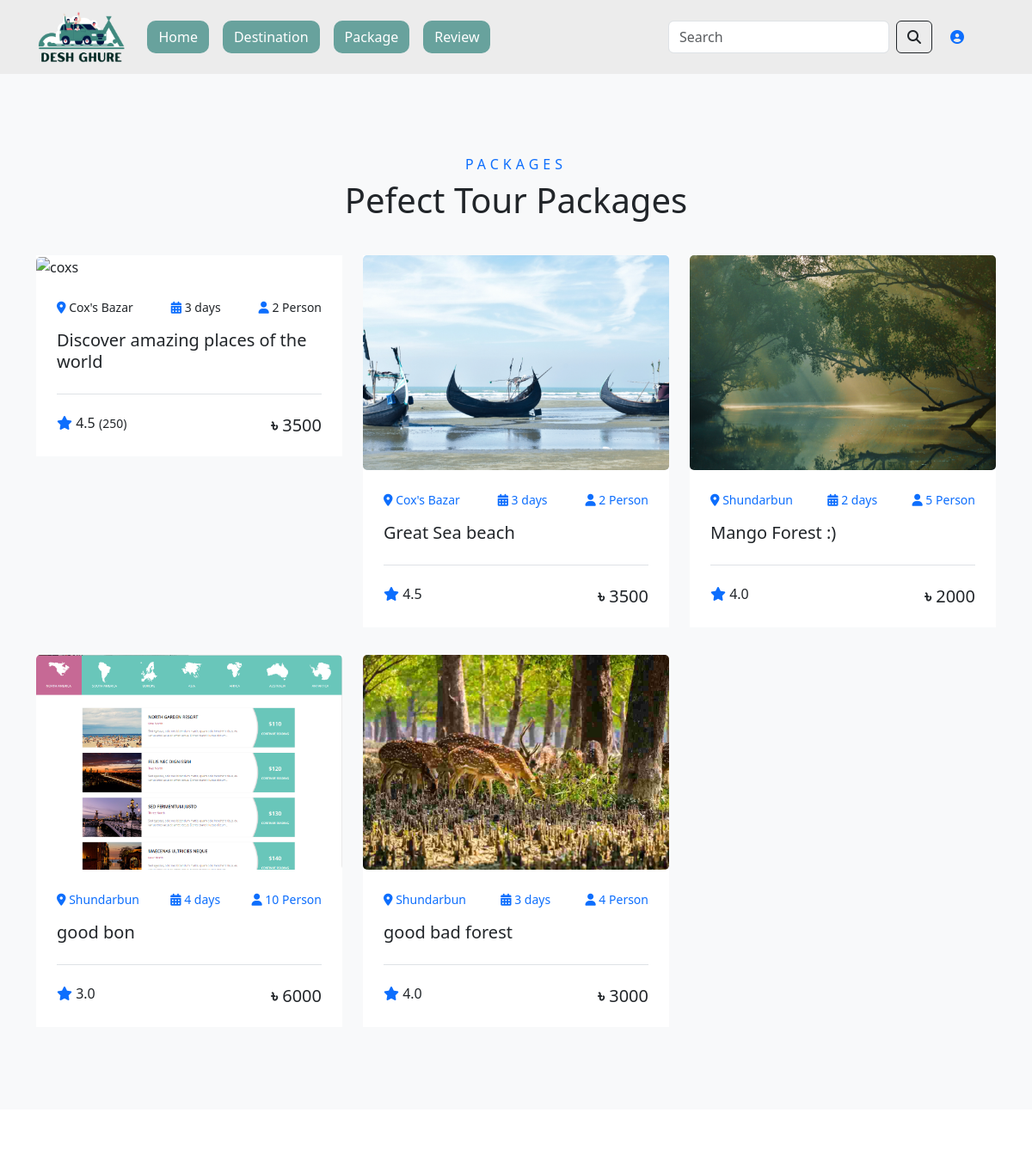
Page /package/ (upper part) on the earlier database version.
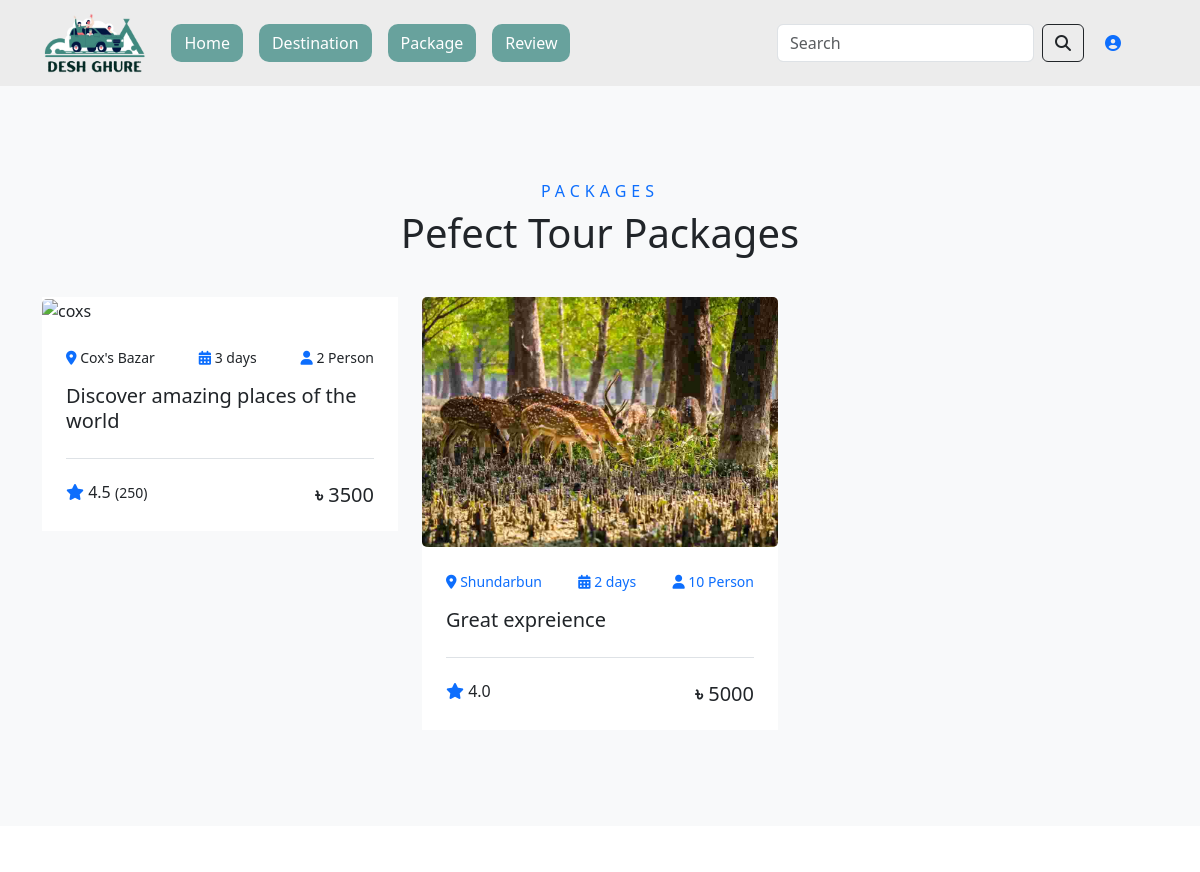
Same page on the later database version.
### TestApp/models.py (models this page shows, shortened)
class Package(models.Model):
    location =models.ForeignKey(Location,on_delete=models.CASCADE)
    caption =models.TextField()
    numofDay=models.IntegerField()
    numofPeople= models.IntegerField()
    rating = models.FloatField(default=5.0,validators=[MinValueValidator(1), MaxValueValidator(5)])
    price = models.IntegerField()
    package_img=models.ImageField(upload_to="package_pic", default="package_pic/default.jpg")

class Location(models.Model):
    STATUS_CHOICES = [
        ('feature', 'Feature'),
        ('historical', 'Historical'),
        ('none', 'None'),
    ]
    location = models.CharField(max_length=100, unique=True)
    division = models.ForeignKey(Division, on_delete=models.CASCADE)
    location_type = models.ForeignKey(Location_type, on_delete=models.SET_NULL, null=True)
    image = models.ImageField(upload_to='location_images/', blank=True, null=True)
    caption = models.CharField(max_length=255,blank=True, null=True)
    description = models.TextField(blank=True, null=True)
    best_time_to_visit = models.CharField(max_length=100, blank=True, null=True)
    cost_by_bus = models.IntegerField(default=0, help_text="Estimated cost by bus (৳)")
    cost_by_train = models.IntegerField(default=0, help_text="Estimated cost by train (৳)")
    cost_by_plane = models.IntegerField(default=0, help_text="Estimated cost by plane (৳)")
    status = models.CharField(
        max_length=20,
        choices=STATUS_CHOICES,
        default='none',
        help_text="Label this location as Featured, Historical, or None"
    )
    def __str__(self):
        return self.location

### TestApp/views.py (the view)
# urls.py: path('package/', t_views.package, name='package'),  # package Page
def package(request):
    packages=Package.objects.all()
    context={'packages': packages}
    return render(request, template_name='TestApp/package.html',context=context)

### template/TestApp/package.html
{%extends 'base.html' %}
{% block content%}
{% load static %}
<div class="container-fluid py-5 bg-light">
    <div class="container pt-5 pb-3">
        <div class="text-center mb-3 pb-3">
            <h6 class="text-primary text-uppercase" style="letter-spacing: 5px;">Packages</h6>
            <h1>Pefect Tour Packages</h1>
        </div>
        <div class="row">
            <div class="col-lg-4 col-md-6 mb-4">
                <div class="package-item bg-white mb-2">
                    <img class="img-fluid fixed-image" src="{% static 'images/home/coxs.png' %}" alt="coxs">
                    <div class="p-4">
                        <div class="d-flex justify-content-between mb-3">
                            <small class="m-0"><i class="fa fa-map-marker-alt text-primary mr-2"></i> Cox's Bazar</small>
                            <small class="m-0"><i class="fa fa-calendar-alt text-primary mr-2"></i> 3 days</small>
                            <small class="m-0"><i class="fa fa-user text-primary mr-2"></i> 2 Person</small>
                        </div>
                        <a class="h5 text-decoration-none" href="">Discover amazing places of the world</a>
                        <div class="border-top mt-4 pt-4">
                            <div class="d-flex justify-content-between">
                                <h6 class="m-0"><i class="fa fa-star text-primary mr-2"></i> 4.5 <small>(250)</small></h6>
                                <h5 class="m-0"><strong>৳</strong> 3500</h5>
                            </div>
                        </div>
                    </div>
                </div>
            </div>
        {% for package in packages %}
            <div class="col-lg-4 col-md-6 mb-4">
                <a href="{% url 'package_detail' package.id %}" class="text-decoration-none">
                <div class="package-item bg-white mb-2">
                    <img class="img-fluid fixed-image" src="/media/{{package.package_img}}" alt="coxs">
                    <div class="p-4">
                        <div class="d-flex justify-content-between mb-3">
                            <small class="m-0"><i class="fa fa-map-marker-alt text-primary mr-2"></i> {{package.location}}</small>
                            <small class="m-0"><i class="fa fa-calendar-alt text-primary mr-2"></i> {{package.numofDay}} days</small>
                            <small class="m-0"><i class="fa fa-user text-primary mr-2"></i> {{package.numofPeople}} Person</small>
                        </div>
                        <a class="h5 text-decoration-none" href="">{{package.caption}}</a>
                        <div class="border-top mt-4 pt-4">
                            <div class="d-flex justify-content-between">
                                <h6 class="m-0"><i class="fa fa-star text-primary mr-2"></i> {{package.rating}}</h6>
                                <h5 class="m-0"><strong>৳</strong> {{package.price}}</h5>
                            </div>
                        </div>
                    </div>
                </div>
            </a>
            </div>
        {% endfor %}
        </div>
    </div>
</div>
{% endblock%}

### template/base.html (shortened to what this page needs)
<!DOCTYPE html>
{% load static %}
<html lang="en">
  <head>
    <link
      href="https://cdn.jsdelivr.net/npm/bootstrap@5.3.0/dist/css/bootstrap.min.css"
      rel="stylesheet"
    />
    <link
      rel="stylesheet"
      href="https://cdnjs.cloudflare.com/ajax/libs/font-awesome/6.4.2/css/all.min.css"
    />
  </head>
  <body>
    <nav class="navbar navbar-expand-lg px-4 sticky-top">
      <div class="container">
        <a class="navbar-brand" href="#">
          <img
            src="{% static 'images/home/logo.png' %}"
            alt="Desh Ghure"
            height="60"
          />
        </a>
        <div class="collapse navbar-collapse" id="navbarNav">
          <div class="row w-100 align-items-center">
            <div class="col-md-6 d-flex">
              <ul class="navbar-nav">
                <li class="nav-item px-2">
                  <a href="{% url 'home' %}" class="btn">Home</a>
                </li>
                <li class="nav-item px-2">
                  <a href="{% url 'destination' %}" class="btn">Destination</a>
                </li>
                <li class="nav-item px-2">
                  <a href="{% url 'package' %}" class="btn">Package</a>
                </li>
                <li class="nav-item px-2">
                  <a href="{% url 'review' %}" class="btn">Review</a>
                </li>
              </ul>
            </div>
            <div class="col-md-6 d-flex justify-content-end">
              <form class="d-flex">
                <input
                  class="form-control me-2"
                  type="search"
                  placeholder="Search"
                />
                <button class="btn btn-outline-dark">
                  <i class="fas fa-search"></i>
                </button>
              </form>
              {% if not user.is_authenticated %}
              <button class="btn ms-2">
                <a href="{% url 'profile' %}"
                  ><i class="fa-solid fa-circle-user"></i
                ></a>
              </button>
              {% endif %}
            </div>
          </div>
        </div>
      </div>
    </nav>
    {% block content%} {% endblock%}
  </body>
</html>

### template/base.html (style rules this page uses)
.navbar { background-color: #ececec; }
.nav-item .btn { background-color: #68a29d; color: white; border-radius: 10px; margin: 7px 0; }
.fixed-image { width: 100%; height: 250px !important; object-fit: cover; border-radius: 5px; }
.text-decoration-none { text-decoration: none !important; }
.img-fluid { max-width: 100%; height: auto; }
.mb-2, .my-2 { margin-bottom: 0.5rem !important; }

Differences in the rows shown:
removed Package: package_img (picture), location "Cox's Bazar", numofDay "3", numofPeople "2", caption "Great Sea beach", rating "4.5", price "3500"
removed Package: package_img (picture), location "Shundarbun", numofDay "2", numofPeople "5", caption "Mango Forest :)", rating "4.0", price "2000"
removed Package: package_img (picture), location "Shundarbun", numofDay "4", numofPeople "10", caption "good bon", rating "3.0", price "6000"
removed Package: package_img (picture), location "Shundarbun", numofDay "3", numofPeople "4", caption "good bad forest", rating "4.0", price "3000"
added Package: package_img (picture), location "Shundarbun", numofDay "2", numofPeople "10", caption "Great expreience", rating "4.0", price "5000"
